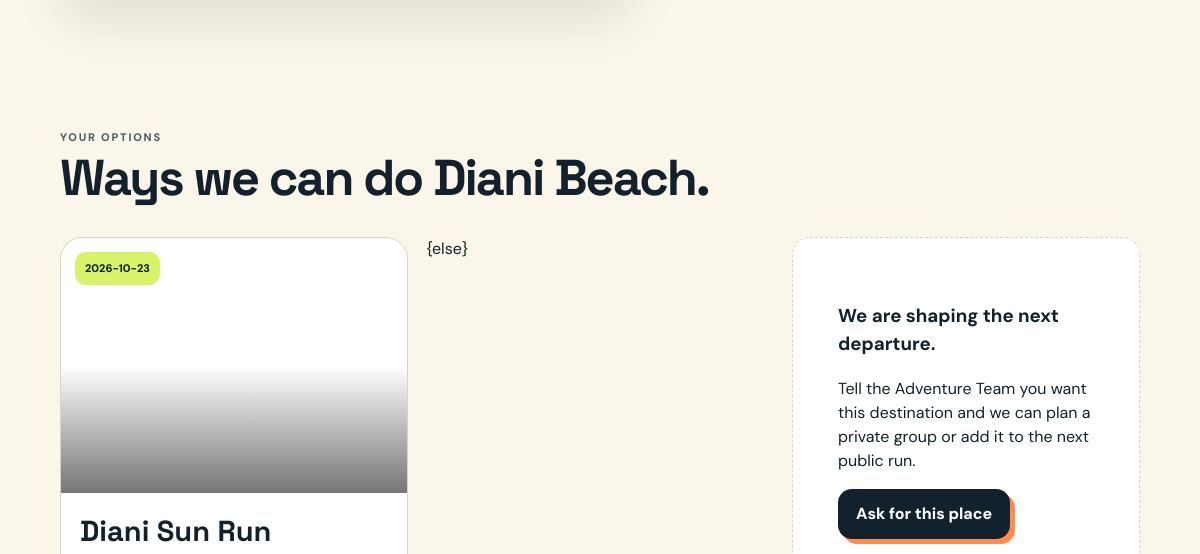
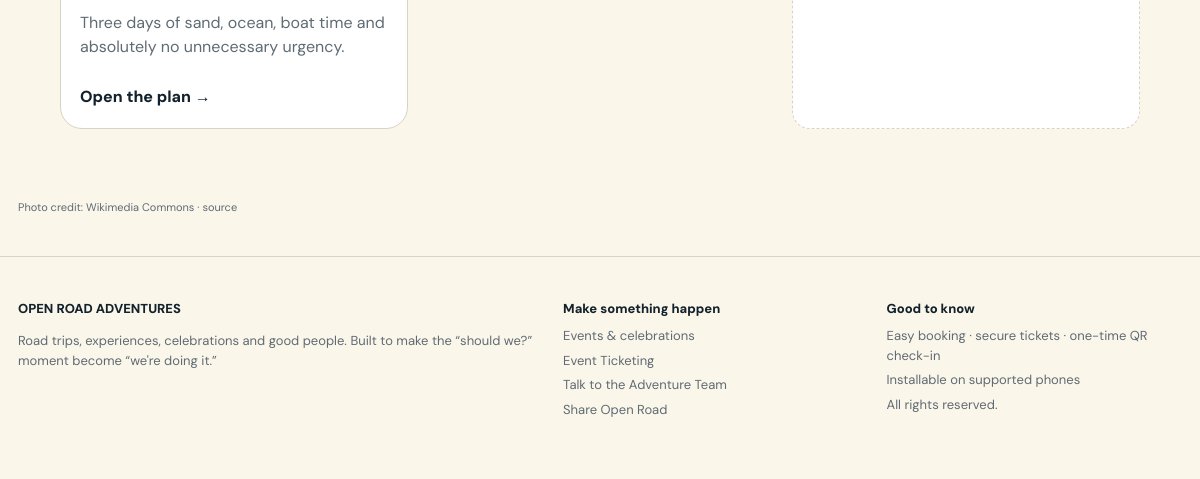
/destination/diani-beach (lower part), run on an earlier commit of the app's database (2 pictures, top to bottom).
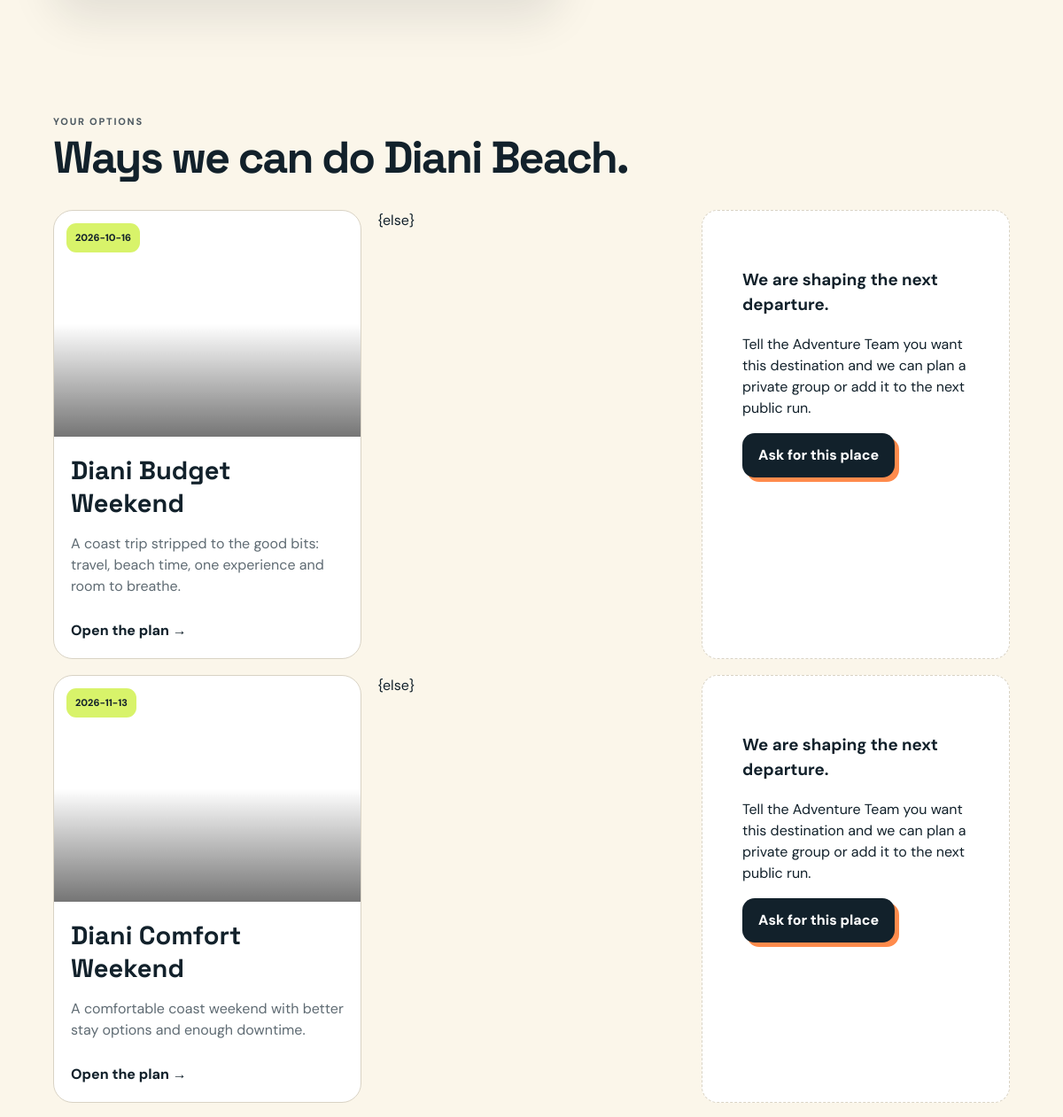
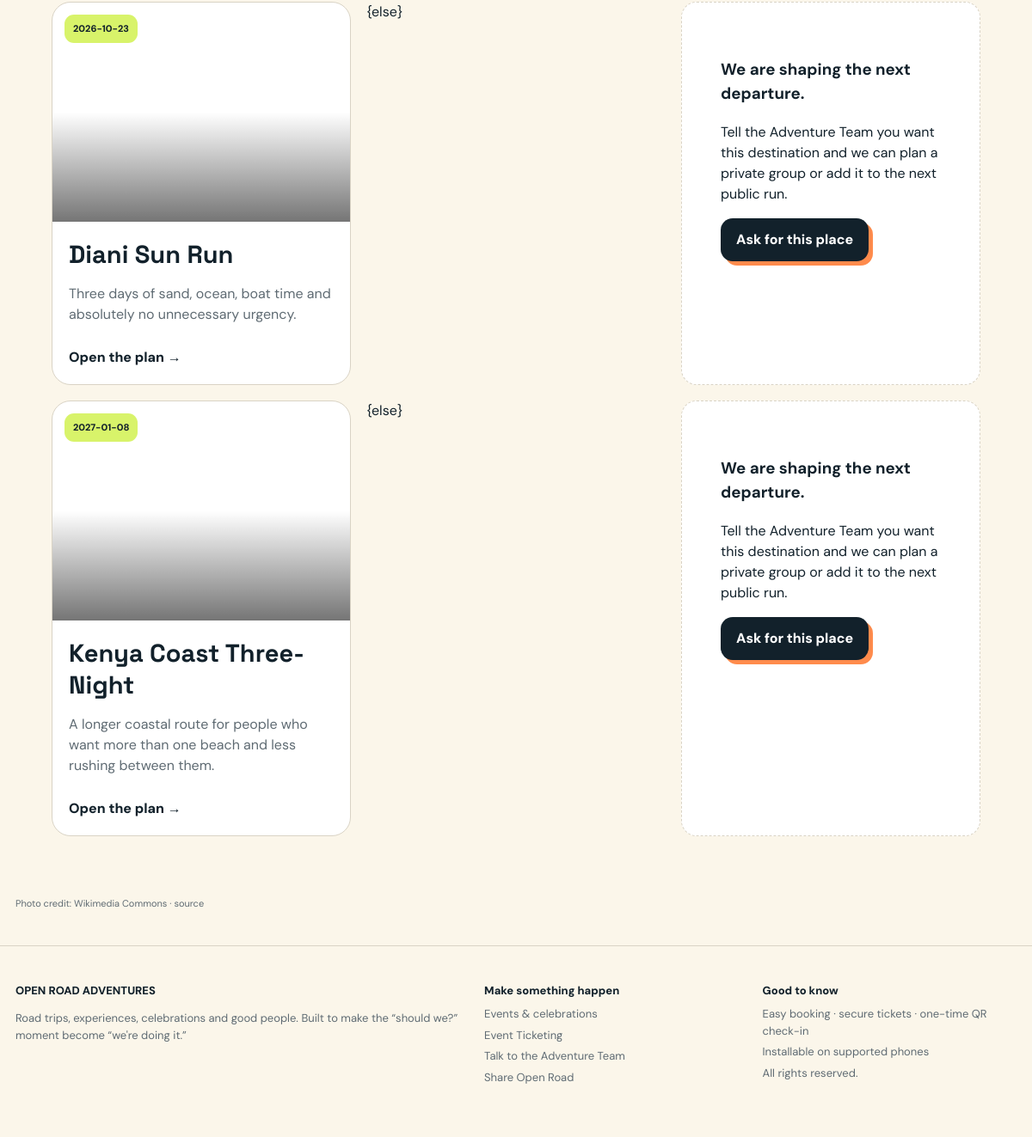
And on a later commit of the database (2 pictures, top to bottom).
### tables this page shows
CREATE TABLE destinations (
 id INTEGER PRIMARY KEY AUTOINCREMENT, slug TEXT UNIQUE NOT NULL, title TEXT NOT NULL, subtitle TEXT NOT NULL,
 vibe TEXT NOT NULL, price_from INTEGER NOT NULL DEFAULT 0, cover_image TEXT NOT NULL, credit TEXT DEFAULT '',
 source_url TEXT DEFAULT '', active INTEGER NOT NULL DEFAULT 1, sort_order INTEGER NOT NULL DEFAULT 0,
 created_at TEXT NOT NULL
);

CREATE TABLE trips (
 id INTEGER PRIMARY KEY AUTOINCREMENT, slug TEXT UNIQUE NOT NULL, title TEXT NOT NULL,
 destination TEXT NOT NULL, description TEXT NOT NULL, date TEXT NOT NULL, price INTEGER NOT NULL,
 capacity INTEGER NOT NULL, pickup TEXT NOT NULL, itinerary TEXT NOT NULL, included TEXT NOT NULL,
 excluded TEXT NOT NULL, cover_image TEXT NOT NULL, gallery TEXT DEFAULT '', status TEXT NOT NULL DEFAULT 'published',
 created_at TEXT NOT NULL
);

### app/routes.py (the view)
@bp.get('/destination/<slug>')
def destination(slug):
    d=get_db().execute('SELECT * FROM destinations WHERE slug=? AND active=1',(slug,)).fetchone()
    if not d: abort(404)
    related=get_db().execute("SELECT * FROM trips WHERE status='published' AND (destination LIKE ? OR title LIKE ? OR description LIKE ?) ORDER BY LOWER(title), date, id LIMIT 24",('%'+d['title'].split()[0]+'%','%'+d['title'].split()[0]+'%','%'+d['title'].split()[0]+'%')).fetchall()
    return render_template('destination.html',destination=d,related=related)

### app/db.py (called while the page is built)
def get_db():
    if 'db' not in g:
        g.db = sqlite3.connect(current_app.config['DATABASE_PATH'], timeout=30)
        g.db.row_factory = sqlite3.Row
        g.db.execute('PRAGMA foreign_keys=ON')
        g.db.execute('PRAGMA journal_mode=WAL')
        g.db.execute('PRAGMA busy_timeout=30000')
    return g.db

### app/routes.py (called while the page is built)
def log_visit():
    if request.path.startswith('/static/') or request.path.startswith('/media/') or request.path.startswith('/api/'):
        return
    key=request.cookies.get('visitor_key') or secrets.token_urlsafe(16)
    db=get_db(); db.execute('INSERT INTO visits(visitor_key,path,created_at) VALUES(?,?,?)',(key,request.path,now())); db.commit(); request._visitor_key=key

@bp.before_request
def before(): log_visit()

@bp.after_request
def visitor_cookie(response):
    key=getattr(request,'_visitor_key',None)
    if key and not request.cookies.get('visitor_key'):
        response.set_cookie('visitor_key',key,max_age=31536000,httponly=True,samesite='Lax',secure=request.is_secure)
    return response

@bp.before_request
def _ensure_stuff_session():
    uid = session.get('user_id')
    if session.get('_stuff_user_id') != uid:
        session.pop('stuff_unlocked', None)
        session['_stuff_user_id'] = uid

### app/security.py (called while the page is built)
def now():
    return datetime.now(timezone.utc).replace(microsecond=0).isoformat()

### app/templates/destination.html (shortened to what this page needs)
{% extends 'base.html' %}{% block content %}<section class="detail-hero"></section><section id="adventures" class="section"><div class="section-head"><div><div class="eyebrow">YOUR OPTIONS</div><h2>Ways we can do {{ destination.title }}.</h2></div></div><div class="trip-grid">{% for t in related %}<a class="trip-card" href="{{ url_for('public.trip',slug=t.slug) }}"><div class="trip-image" style="background-image:url('{{ t.cover_image }}')"><span class="trip-badge">{{ t.date }}</span></div><div class="trip-body"><h3>{{ t.title }}</h3><p>{{ t.description }}</p><span class="card-cta">Open the plan →</span></div></a>{else}<div class="empty large"><h3>We are shaping the next departure.</h3><p>Tell the Adventure Team you want this destination and we can plan a private group or add it to the next public run.</p><a class="button primary" href="{{ url_for('public.contact') }}">Ask for this place</a></div>{% endfor %}</div></section><section class="photo-credit">Photo credit: {{ destination.credit }}{% if destination.source_url %} · <a href="{{ destination.source_url }}" target="_blank" rel="noopener">source</a>{% endif %}</section>{% endblock %}

### app/templates/base.html (shortened to what this page needs)
<!doctype html>
<html lang="en">
<head>
<link rel="stylesheet" href="{{ url_for('static',filename='style.css', v='31') }}"><title>{{ config.BRAND_NAME }}</title>
</head>
<body class="{% if request.path.startswith('/my-stuff') %}personal-route{% endif %}">
<div class="road-menu" id="roadMenu" aria-hidden="true">
</div>
<main>{% with msgs=get_flashed_messages(with_categories=true) %}{% for c,m in msgs %}<div class="flash {{ c }}">{{m}}</div>{% endfor %}{% endwith %}{% block content %}{% endblock %}</main>
<footer class="footer"><div><div class="footer-brand">OPEN ROAD ADVENTURES</div><p>Road trips, experiences, celebrations and good people. Built to make the “should we?” moment become “we're doing it.”</p></div><div><b>Make something happen</b><a href="{{ url_for('public.services') }}">Events & celebrations</a><a href="{{ url_for('public.ticketing_home') }}">Event Ticketing</a><a href="{{ url_for('public.contact') }}">Talk to the Adventure Team</a><a href="{{ url_for('public.join') }}">Share Open Road</a></div><div><b>Good to know</b><span>Easy booking · secure tickets · one-time QR check-in</span><span>Installable on supported phones</span><span>All rights reserved.</span></div></footer>
</body></html>

What changed in the data, as far as the page shows it:
added trips: date "2026-10-16", title "Diani Budget Weekend", description "A coast trip stripped to the good bits: travel, beach time, one experience and room to breathe."
added trips: date "2026-11-13", title "Diani Comfort Weekend", description "A comfortable coast weekend with better stay options and enough downtime."
added trips: date "2027-01-08", title "Kenya Coast Three-Night", description "A longer coastal route for people who want more than one beach and less rushing between them."
